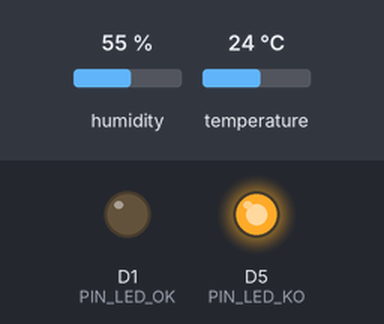
A program run on a simulated ESP8266 (NodeMCU). Parts: output pins drawn as LEDs (lit = HIGH). The inputs (shaded band) are chosen by the test bench; at power-on: humidity 55 %, temperature 24 °C. WiFi joins after 1.5 s; servers stay silent unless stated; the local clock reads 2024-03-15 10:24:30 at power-on unless the program sets it; no MQTT or app messages arrive unless stated; what the program prints to the serial monitor is not drawn.

Above: at 0.1 s.
At 30.1 s:
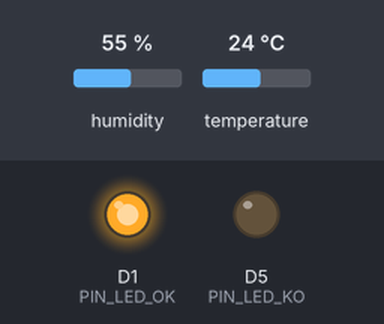
Timing chart, 0 to 31.6 s (numbered marks = the images above):
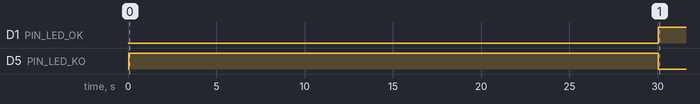

Measured:
- by itself, D1 (PIN_LED_OK): LOW → HIGH at 30.0 s
- by itself, D5 (PIN_LED_KO): HIGH → LOW at 30.0 s

The program:

main.cpp
```cpp
// FutureKawa IoT module — NodeMCU ESP8266 + DHT11.
//
// Reads temperature + humidity from a single DHT11 sensor and publishes them
// over MQTT every 30 seconds. Two status LEDs report the node's health:
//   - green (D1) ON  -> everything OK (Wi-Fi + MQTT + read + publish)
//   - red   (D5) ON  -> a fault occurred (no Wi-Fi / no broker / read failed)
// Exactly one LED is on at a time.
//
// The device is publish-only: alert logic lives in the country backend.
// Payload contract: packages/contracts/mqtt/measurements.md

#include <Arduino.h>
#include <ESP8266WiFi.h>
#include <MQTT.h>
#include <ArduinoJson.h>
#include <DHTesp.h>
#include <time.h>
#include "config.h"

// --- Pins (NodeMCU silkscreen labels) ---
#define PIN_DHT     D2   // DHT11 data line
#define PIN_LED_OK  D1   // green LED -> system OK
#define PIN_LED_KO  D5   // red LED   -> system KO / fault

// Publish one reading every 30 seconds (project spec).
static const unsigned long PUBLISH_EVERY_MS = 30000UL;

DHTesp dht;
WiFiClient net;
MQTTClient mqtt(256);  // internal buffer large enough for our payload

char measurementsTopic[96];
unsigned long lastPublish = 0;

// Drive the two status LEDs. Exactly one is lit at any time.
void setStatus(bool ok) {
  digitalWrite(PIN_LED_OK, ok ? HIGH : LOW);
  digitalWrite(PIN_LED_KO, ok ? LOW : HIGH);
}

void connectWiFi() {
  if (WiFi.status() == WL_CONNECTED) return;
  setStatus(false);
  Serial.printf("WiFi: connecting to \"%s\"", WIFI_SSID);
  WiFi.mode(WIFI_STA);
  WiFi.begin(WIFI_SSID, WIFI_PASSWORD);

  unsigned long start = millis();
  while (WiFi.status() != WL_CONNECTED && millis() - start < 20000UL) {
    delay(500);
    Serial.print(".");
  }

  if (WiFi.status() == WL_CONNECTED) {
    Serial.printf(" connected, IP=%s\n", WiFi.localIP().toString().c_str());
    // Sync the clock over NTP so measurements carry a real UTC timestamp.
    configTime(0, 0, "pool.ntp.org", "time.nist.gov");
  } else {
    Serial.println(" failed, will retry");
  }
}

void connectMQTT() {
  if (mqtt.connected()) return;
  setStatus(false);
  String clientId = String("iot-") + COUNTRY + "-" + WAREHOUSE_ID;
  Serial.printf("MQTT: connecting to %s:%d as %s ...", MQTT_HOST, MQTT_PORT, clientId.c_str());
  if (mqtt.connect(clientId.c_str())) {
    Serial.println(" connected");
  } else {
    Serial.println(" failed, will retry");
  }
}

void setup() {
  Serial.begin(115200);
  delay(50);
  Serial.println("\nFutureKawa IoT node starting...");

  pinMode(PIN_LED_OK, OUTPUT);
  pinMode(PIN_LED_KO, OUTPUT);
  setStatus(false);  // red until everything is up

  dht.setup(PIN_DHT, DHTesp::DHT11);

  snprintf(measurementsTopic, sizeof(measurementsTopic),
           "futurekawa/%s/%s/measurements", COUNTRY, WAREHOUSE_ID);
  Serial.printf("Topic: %s\n", measurementsTopic);

  connectWiFi();
  mqtt.begin(MQTT_HOST, MQTT_PORT, net);
  connectMQTT();
}

void loop() {
  // Keep connections alive; go red on any drop.
  if (WiFi.status() != WL_CONNECTED) connectWiFi();
  if (!mqtt.connected()) connectMQTT();
  mqtt.loop();

  if (millis() - lastPublish < PUBLISH_EVERY_MS) return;
  lastPublish = millis();

  // One DHT11 delivers BOTH temperature and humidity in a single read.
  TempAndHumidity r = dht.getTempAndHumidity();
  if (dht.getStatus() != DHTesp::ERROR_NONE || isnan(r.temperature) || isnan(r.humidity)) {
    Serial.printf("DHT read error: %s\n", dht.getStatusString());
    setStatus(false);
    return;
  }

  // Build the JSON payload (see packages/contracts/mqtt/measurements.md).
  JsonDocument doc;
  doc["warehouse_id"] = WAREHOUSE_ID;
  doc["country"]      = COUNTRY;
  doc["temperature"]  = r.temperature;
  doc["humidity"]     = r.humidity;
  doc["timestamp"]    = (uint32_t) time(nullptr);  // UTC epoch (0 until NTP synced)

  char payload[256];
  serializeJson(doc, payload, sizeof(payload));

  // retain=false, QoS=1 (project spec).
  bool ok = mqtt.publish(measurementsTopic, payload, false, 1);
  Serial.printf("PUB %s -> %s [%s]\n", measurementsTopic, payload, ok ? "ok" : "FAILED");
  setStatus(ok);
}
```

config.example.h
```cpp
#pragma once
// Copy this file to `config.h` and fill in your own values.
// `config.h` is gitignored — never commit your Wi-Fi credentials.

// --- Wi-Fi ---
#define WIFI_SSID     "YOUR_WIFI_NAME"
#define WIFI_PASSWORD "YOUR_WIFI_PASSWORD"

// --- MQTT broker ---
// IP address of the machine running Mosquitto (see infra/docker/mosquitto).
// On the same PC, use that PC's LAN IP (not 127.0.0.1 — the ESP is a separate host).
#define MQTT_HOST     "192.168.1.10"
#define MQTT_PORT     1883

// --- Identity of this node ---
#define COUNTRY       "brazil"   // brazil | ecuador | colombia
#define WAREHOUSE_ID  "wh-01"
```
